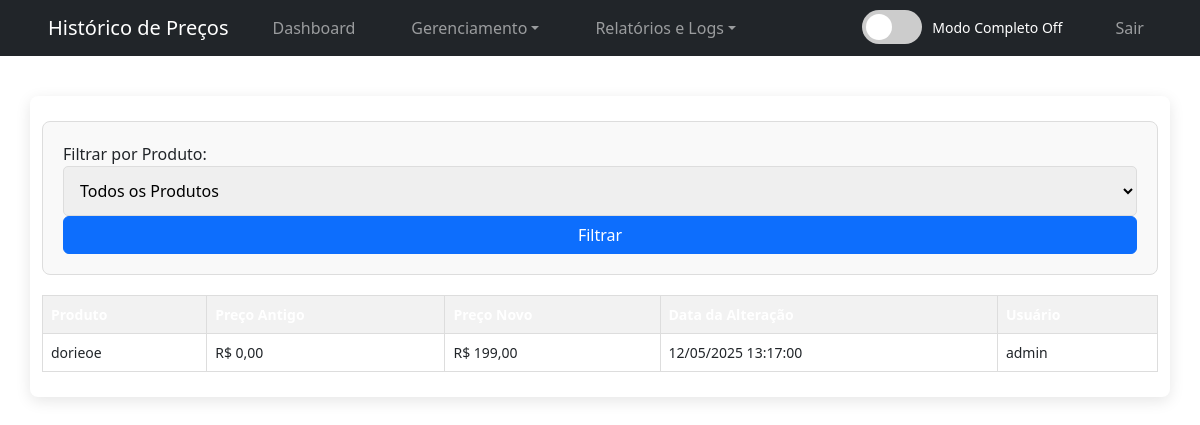
The page /historico_precos.php (signed in) on the database as committed earlier.
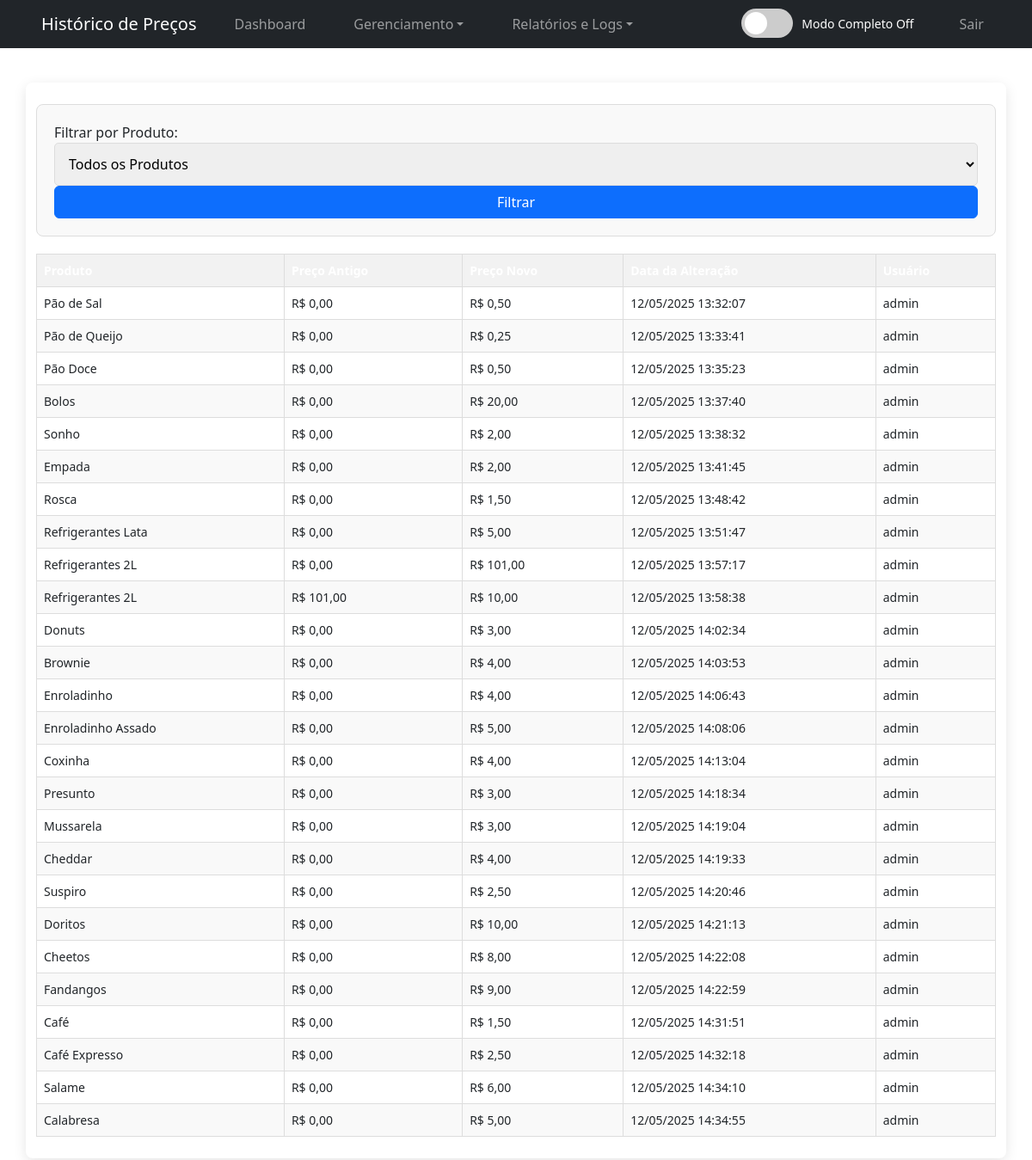
The same page on the database as committed later.
### tables this page shows
CREATE TABLE `historico_precos` (
  `id` int(11) NOT NULL AUTO_INCREMENT,
  `produto_id` int(11) NOT NULL,
  `preco_antigo` decimal(10,2) NOT NULL,
  `preco_novo` decimal(10,2) NOT NULL,
  `data_alteracao` timestamp NOT NULL DEFAULT current_timestamp(),
  `usuario_id` int(11) NOT NULL,
  PRIMARY KEY (`id`),
  KEY `produto_id` (`produto_id`),
  KEY `usuario_id` (`usuario_id`),
  CONSTRAINT `historico_precos_ibfk_1` FOREIGN KEY (`produto_id`) REFERENCES `produtos` (`id`) ON DELETE CASCADE,
  CONSTRAINT `historico_precos_ibfk_2` FOREIGN KEY (`usuario_id`) REFERENCES `usuarios` (`id`) ON DELETE CASCADE
);

CREATE TABLE `produtos` (
  `id` int(11) NOT NULL AUTO_INCREMENT,
  `nome_produto` varchar(100) NOT NULL,
  `descricao` text DEFAULT NULL,
  `quantidade` int(10) unsigned NOT NULL DEFAULT 0,
  `preco` decimal(10,2) NOT NULL,
  `imagem` varchar(255) DEFAULT NULL COMMENT 'Nome do arquivo da imagem',
  `estoque_minimo` int(10) unsigned NOT NULL DEFAULT 0,
  `categoria_id` int(11) DEFAULT NULL,
  `data_validade` date DEFAULT NULL,
  `fornecedor_id` int(11) DEFAULT NULL,
  PRIMARY KEY (`id`),
  KEY `fk_categoria` (`categoria_id`),
  KEY `fornecedor_id` (`fornecedor_id`),
  CONSTRAINT `fk_categoria` FOREIGN KEY (`categoria_id`) REFERENCES `categorias` (`id`),
  CONSTRAINT `produtos_ibfk_1` FOREIGN KEY (`fornecedor_id`) REFERENCES `fornecedores` (`id`) ON DELETE SET NULL
);

CREATE TABLE `usuarios` (
  `id` int(11) NOT NULL AUTO_INCREMENT,
  `usuario` varchar(50) NOT NULL,
  `cpf` varchar(14) DEFAULT NULL,
  `email` varchar(100) DEFAULT NULL,
  `perfil` enum('admin','gerente','vendedor') NOT NULL DEFAULT 'vendedor',
  `senha` varchar(255) NOT NULL,
  PRIMARY KEY (`id`),
  UNIQUE KEY `usuario` (`usuario`),
  UNIQUE KEY `cpf` (`cpf`),
  UNIQUE KEY `email` (`email`)
);

### historico_precos.php (the view, shortened to what this page needs)
<?php
require_once 'conexao.php';
$historico = [];
$produto_id_filtro = isset($_POST['produto_id']) ? intval($_POST['produto_id']) : 0;
$sql_historico = "SELECT h.*, p.nome_produto, u.usuario as nome_usuario
                 FROM historico_precos h
                 JOIN produtos p ON h.produto_id = p.id
                 JOIN usuarios u ON h.usuario_id = u.id";
if ($produto_id_filtro) {
    $sql_historico .= " WHERE h.produto_id = ?";
    $stmt = $conexao->prepare($sql_historico);
    $stmt->bind_param('i', $produto_id_filtro);
    $stmt->execute();
    $resultado_historico = $stmt->get_result();
} else {
    $resultado_historico = $conexao->query($sql_historico);
}
while ($row = $resultado_historico->fetch_assoc()) {
    $historico[] = $row;
}
?>
<!DOCTYPE html>
<html lang="pt-BR">
<head>
    <link rel="stylesheet" href="style.css">
    <link href="https://cdn.jsdelivr.net/npm/bootstrap@5.3.3/dist/css/bootstrap.min.css" rel="stylesheet">
</head>
<body>
<?php include 'navbar.php'; ?>
    <div class="container">
        <div class="filter-section">
            <form method="POST" action="historico_precos.php">
                <label for="produto_id">Filtrar por Produto:</label>
                <select name="produto_id">
                    <option value="">Todos os Produtos</option>
                </select>
                <button type="submit" class="btn btn-primary">Filtrar</button>
            </form>
        </div>
        <?php if (empty($historico)): ?>
            <p>Nenhum histórico de preços encontrado.</p>
        <?php else: ?>
            <table class="history-table">
                <thead>
                    <tr>
                        <th>Produto</th>
                        <th>Preço Antigo</th>
                        <th>Preço Novo</th>
                        <th>Data da Alteração</th>
                        <th>Usuário</th>
                    </tr>
                </thead>
                <tbody>
                    <?php foreach ($historico as $registro): ?>
                        <tr>
                            <td><?php echo htmlspecialchars($registro['nome_produto']); ?></td>
                            <td>R$ <?php echo number_format($registro['preco_antigo'], 2, ',', '.'); ?></td>
                            <td>R$ <?php echo number_format($registro['preco_novo'], 2, ',', '.'); ?></td>
                            <td><?php echo date('d/m/Y H:i:s', strtotime($registro['data_alteracao'])); ?></td>
                            <td><?php echo htmlspecialchars($registro['nome_usuario']); ?></td>
                        </tr>
                    <?php endforeach; ?>
                </tbody>
            </table>
        <?php endif; ?>
    </div>
</body>
</html>

Rows that differ between the two databases and show on the page:
removed historico_precos: produto.nome_produto "dorieoe", preco_antigo "0,00", preco_novo "199,00", data_alteracao "12/05/2025 13:17:00", usuario.usuario "admin"
added historico_precos: produto.nome_produto "Pão de Sal", preco_antigo "0,00", preco_novo "0,50", data_alteracao "12/05/2025 13:32:07", usuario.usuario "admin"
added historico_precos: produto.nome_produto "Pão de Queijo", preco_antigo "0,00", preco_novo "0,25", data_alteracao "12/05/2025 13:33:41", usuario.usuario "admin"
added historico_precos: produto.nome_produto "Pão Doce", preco_antigo "0,00", preco_novo "0,50", data_alteracao "12/05/2025 13:35:23", usuario.usuario "admin"
added historico_precos: produto.nome_produto "Bolos", preco_antigo "0,00", preco_novo "20,00", data_alteracao "12/05/2025 13:37:40", usuario.usuario "admin"
added historico_precos: produto.nome_produto "Sonho", preco_antigo "0,00", preco_novo "2,00", data_alteracao "12/05/2025 13:38:32", usuario.usuario "admin"
added historico_precos: produto.nome_produto "Empada", preco_antigo "0,00", preco_novo "2,00", data_alteracao "12/05/2025 13:41:45", usuario.usuario "admin"
added historico_precos: produto.nome_produto "Rosca", preco_antigo "0,00", preco_novo "1,50", data_alteracao "12/05/2025 13:48:42", usuario.usuario "admin"
added historico_precos: produto.nome_produto "Refrigerantes Lata", preco_antigo "0,00", preco_novo "5,00", data_alteracao "12/05/2025 13:51:47", usuario.usuario "admin"
added historico_precos: produto.nome_produto "Refrigerantes 2L", preco_antigo "0,00", preco_novo "101,00", data_alteracao "12/05/2025 13:57:17", usuario.usuario "admin"
added historico_precos: produto.nome_produto "Refrigerantes 2L", preco_antigo "101,00", preco_novo "10,00", data_alteracao "12/05/2025 13:58:38", usuario.usuario "admin"
added historico_precos: produto.nome_produto "Donuts", preco_antigo "0,00", preco_novo "3,00", data_alteracao "12/05/2025 14:02:34", usuario.usuario "admin"
added historico_precos: produto.nome_produto "Brownie", preco_antigo "0,00", preco_novo "4,00", data_alteracao "12/05/2025 14:03:53", usuario.usuario "admin"
added historico_precos: produto.nome_produto "Enroladinho", preco_antigo "0,00", preco_novo "4,00", data_alteracao "12/05/2025 14:06:43", usuario.usuario "admin"
added historico_precos: produto.nome_produto "Enroladinho Assado", preco_antigo "0,00", preco_novo "5,00", data_alteracao "12/05/2025 14:08:06", usuario.usuario "admin"
added historico_precos: produto.nome_produto "Coxinha", preco_antigo "0,00", preco_novo "4,00", data_alteracao "12/05/2025 14:13:04", usuario.usuario "admin"
added historico_precos: produto.nome_produto "Presunto", preco_antigo "0,00", preco_novo "3,00", data_alteracao "12/05/2025 14:18:34", usuario.usuario "admin"
added historico_precos: produto.nome_produto "Mussarela", preco_antigo "0,00", preco_novo "3,00", data_alteracao "12/05/2025 14:19:04", usuario.usuario "admin"
added historico_precos: produto.nome_produto "Cheddar", preco_antigo "0,00", preco_novo "4,00", data_alteracao "12/05/2025 14:19:33", usuario.usuario "admin"
added historico_precos: produto.nome_produto "Suspiro", preco_antigo "0,00", preco_novo "2,50", data_alteracao "12/05/2025 14:20:46", usuario.usuario "admin"
added historico_precos: produto.nome_produto "Doritos", preco_antigo "0,00", preco_novo "10,00", data_alteracao "12/05/2025 14:21:13", usuario.usuario "admin"
added historico_precos: produto.nome_produto "Cheetos", preco_antigo "0,00", preco_novo "8,00", data_alteracao "12/05/2025 14:22:08", usuario.usuario "admin"
added historico_precos: produto.nome_produto "Fandangos", preco_antigo "0,00", preco_novo "9,00", data_alteracao "12/05/2025 14:22:59", usuario.usuario "admin"
added historico_precos: produto.nome_produto "Café", preco_antigo "0,00", preco_novo "1,50", data_alteracao "12/05/2025 14:31:51", usuario.usuario "admin"
added historico_precos: produto.nome_produto "Café Expresso", preco_antigo "0,00", preco_novo "2,50", data_alteracao "12/05/2025 14:32:18", usuario.usuario "admin"
added historico_precos: produto.nome_produto "Salame", preco_antigo "0,00", preco_novo "6,00", data_alteracao "12/05/2025 14:34:10", usuario.usuario "admin"
added historico_precos: produto.nome_produto "Calabresa", preco_antigo "0,00", preco_novo "5,00", data_alteracao "12/05/2025 14:34:55", usuario.usuario "admin"
